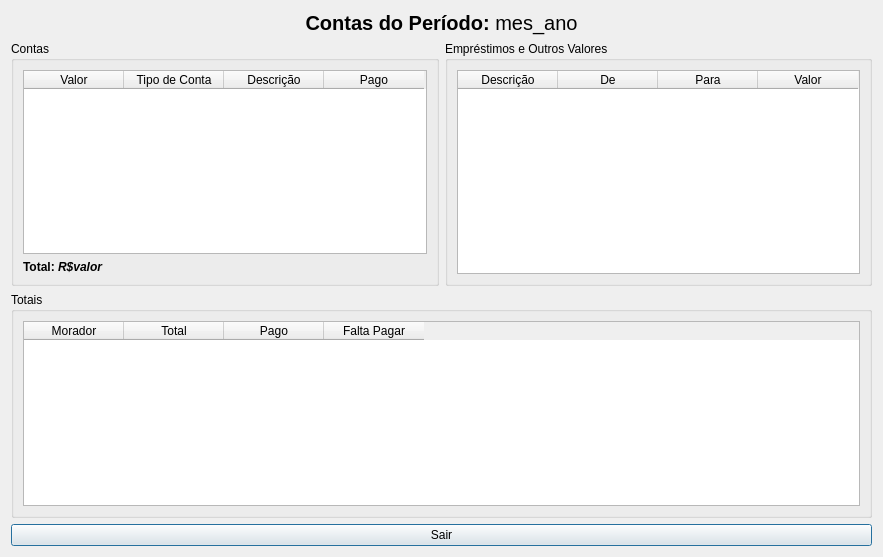
<?xml version="1.0" encoding="UTF-8"?>
<ui version="4.0">
 <class>RelatorioRegistroMensal</class>
 <widget class="QDialog" name="RelatorioRegistroMensal">
  <property name="geometry">
   <rect>
    <x>0</x>
    <y>0</y>
    <width>883</width>
    <height>557</height>
   </rect>
  </property>
  <property name="windowTitle">
   <string>Relatório Mensal</string>
  </property>
  <property name="windowIcon">
   <iconset resource="Image.qrc">
    <normaloff>:/icons/img/svg/neutral_trading.svg</normaloff>:/icons/img/svg/neutral_trading.svg</iconset>
  </property>
  <layout class="QGridLayout" name="gridLayout">
   <item row="3" column="0" colspan="2">
    <widget class="QPushButton" name="sair">
     <property name="text">
      <string>Sair</string>
     </property>
     <property name="icon">
      <iconset resource="Image.qrc">
       <normaloff>:/icons/img/svg/export.svg</normaloff>:/icons/img/svg/export.svg</iconset>
     </property>
    </widget>
   </item>
   <item row="2" column="0" colspan="2">
    <widget class="QGroupBox" name="groupBox_3">
     <property name="title">
      <string>Totais</string>
     </property>
     <layout class="QHBoxLayout" name="horizontalLayout">
      <item>
       <widget class="QTableWidget" name="totais">
        <column>
         <property name="text">
          <string>Morador</string>
         </property>
        </column>
        <column>
         <property name="text">
          <string>Total</string>
         </property>
        </column>
        <column>
         <property name="text">
          <string>Pago</string>
         </property>
        </column>
        <column>
         <property name="text">
          <string>Falta Pagar</string>
         </property>
        </column>
       </widget>
      </item>
     </layout>
    </widget>
   </item>
   <item row="1" column="1">
    <widget class="QGroupBox" name="groupBox">
     <property name="title">
      <string>Empréstimos e Outros Valores</string>
     </property>
     <layout class="QVBoxLayout" name="verticalLayout">
      <item>
       <widget class="QTableWidget" name="emprestimos">
        <column>
         <property name="text">
          <string>Descrição</string>
         </property>
        </column>
        <column>
         <property name="text">
          <string>De</string>
         </property>
        </column>
        <column>
         <property name="text">
          <string>Para</string>
         </property>
        </column>
        <column>
         <property name="text">
          <string>Valor</string>
         </property>
        </column>
       </widget>
      </item>
     </layout>
    </widget>
   </item>
   <item row="1" column="0">
    <widget class="QGroupBox" name="groupBox_2">
     <property name="title">
      <string>Contas</string>
     </property>
     <layout class="QVBoxLayout" name="verticalLayout_2">
      <item>
       <widget class="QTableWidget" name="contas">
        <column>
         <property name="text">
          <string>Valor</string>
         </property>
        </column>
        <column>
         <property name="text">
          <string>Tipo de Conta</string>
         </property>
        </column>
        <column>
         <property name="text">
          <string>Descrição</string>
         </property>
        </column>
        <column>
         <property name="text">
          <string>Pago</string>
         </property>
        </column>
       </widget>
      </item>
      <item>
       <widget class="QLabel" name="totalLabel">
        <property name="text">
         <string>&lt;html&gt;&lt;head/&gt;&lt;body&gt;&lt;p&gt;&lt;span style=&quot; font-weight:600;&quot;&gt;Total: &lt;/span&gt;&lt;span style=&quot; font-weight:600; font-style:italic;&quot;&gt;R$valor&lt;/span&gt;&lt;/p&gt;&lt;/body&gt;&lt;/html&gt;</string>
        </property>
        <property name="textFormat">
         <enum>Qt::RichText</enum>
        </property>
       </widget>
      </item>
     </layout>
    </widget>
   </item>
   <item row="0" column="0" colspan="2">
    <widget class="QLabel" name="titulo">
     <property name="font">
      <font>
       <pointsize>15</pointsize>
      </font>
     </property>
     <property name="text">
      <string>&lt;html&gt;&lt;head/&gt;&lt;body&gt;&lt;p align=&quot;center&quot;&gt;&lt;span style=&quot; font-weight:600;&quot;&gt;Contas do Período:&lt;/span&gt; mes_ano&lt;/p&gt;&lt;/body&gt;&lt;/html&gt;</string>
     </property>
     <property name="textFormat">
      <enum>Qt::RichText</enum>
     </property>
    </widget>
   </item>
  </layout>
 </widget>
 <resources>
  <include location="Image.qrc"/>
 </resources>
 <connections/>
</ui>
